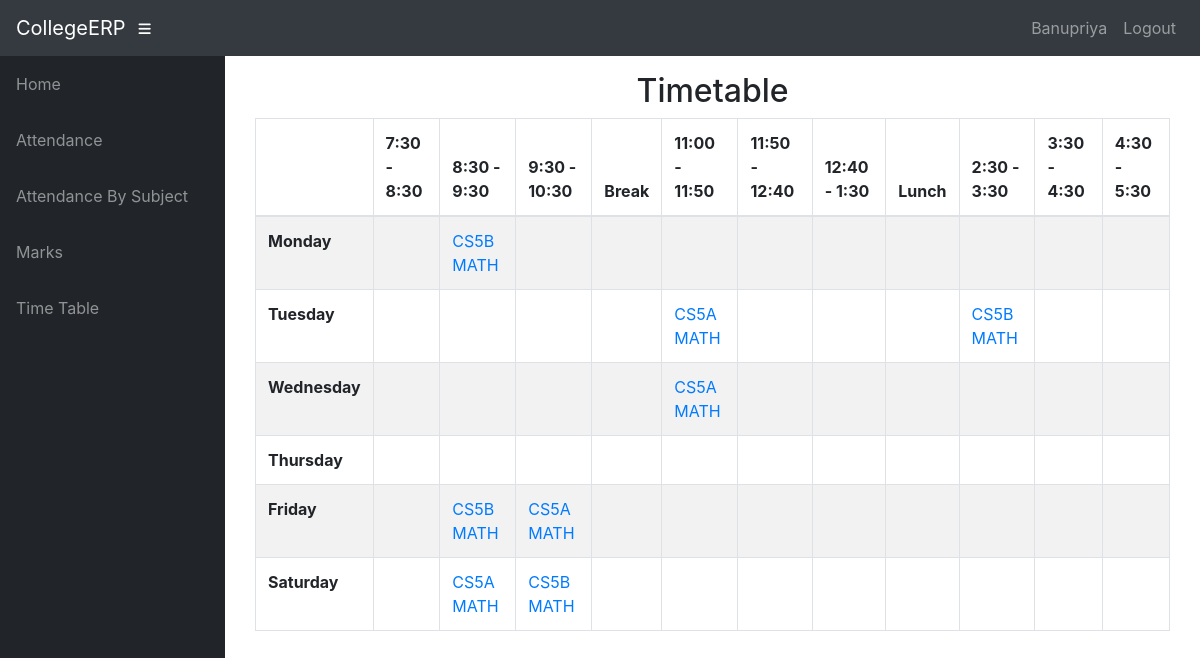
Page /teacher/MA01/t_timetable/ (signed in) on the committed database.
### info/models.py (models this page shows, shortened)
class User(AbstractUser):
    @property
    def is_student(self):
        if hasattr(self, 'student'):
            return True
        return False

class Student(models.Model):
    user = models.OneToOneField(User, on_delete=models.CASCADE, null=True)
    class_id = models.ForeignKey(Class, on_delete=models.CASCADE, default=1)
    USN = models.CharField(primary_key='True', max_length=100)
    name = models.CharField(max_length=200)
    sex = models.CharField(max_length=50, choices=sex_choice, default='Male')
    DOB = models.DateField(default='1998-01-01')

class AssignTime(models.Model):
    assign = models.ForeignKey(Assign, on_delete=models.CASCADE)
    period = models.CharField(max_length=50, choices=time_slots, default='11:00 - 11:50')
    day = models.CharField(max_length=15, choices=DAYS_OF_WEEK)

class Assign(models.Model):
    class_id = models.ForeignKey(Class, on_delete=models.CASCADE)
    course = models.ForeignKey(Course, on_delete=models.CASCADE)
    teacher = models.ForeignKey(Teacher, on_delete=models.CASCADE)
    class Meta:
        unique_together = (('course', 'class_id', 'teacher'),)

class Course(models.Model):
    dept = models.ForeignKey(Dept, on_delete=models.CASCADE)
    id = models.CharField(primary_key='True', max_length=50)
    name = models.CharField(max_length=50)
    shortname = models.CharField(max_length=50, default='X')

### info/views.py (the view)
# urls.py: path('teacher/<slug:teacher_id>/t_timetable/', views.t_timetable, name='t_timetable'),
@login_required()
def t_timetable(request, teacher_id):
    asst = AssignTime.objects.filter(assign__teacher_id=teacher_id)
    class_matrix = [[True for i in range(12)] for j in range(6)]
    for i, d in enumerate(DAYS_OF_WEEK):
        t = 0
        for j in range(12):
            if j == 0:
                class_matrix[i][0] = d[0]
                continue
            if j == 4 or j == 8:
                continue
            try:
                a = asst.get(period=time_slots[t][0], day=d[0])
                class_matrix[i][j] = a
            except AssignTime.DoesNotExist:
                pass
            t += 1
    context = {
        'class_matrix': class_matrix,
    }
    return render(request, 'info/t_timetable.html', context)

### info/templates/info/t_timetable.html
{% extends 'info/base.html' %}
    {% block content %}
    <div class="container">
        <div class="container">
            <div class="row">
                <div class="col-md-12">
                    <h2 class="text-center">
                        Timetable
                    </h2>
                </div>
                <div id="no-more-tables">
                     <div class="table-responsive">
                        <table class="col-sm-12 table table-bordered table-striped table- cf " id="dataTable" width="100%" cellspacing="0">
                            <thead class="cf">
                                <tr>
                                    <th>      </th>
                                    <th>7:30 - 8:30</th>
                                    <th>8:30 - 9:30</th>
                                    <th>9:30 - 10:30</th>
                                    <th>Break</th>
                                    <th>11:00 - 11:50</th>
                                    <th>11:50 - 12:40</th>
                                    <th>12:40 - 1:30</th>
                                    <th>Lunch</th>
                                    <th>2:30 - 3:30</th>
                                    <th>3:30 - 4:30</th>
                                    <th>4:30 - 5:30</th>
                                </tr>
                            </thead>
                            <tbody>
                                {% for i in class_matrix %}
                                <tr>
                                    {% for j in i %}
                                        {% if forloop.counter == 1 %}
                                            <td><b>{{ j }}</b></td>
                                        {% elif j == True %}
                                            <td></td>
                                        {% else %}
                                            <td><a href="{% url 'free_teachers' j.id %}"
                                                    onclick="window.open('{% url 'free_teachers' j.id %}',
                                                                         'newwindow',
                                                                         'width=600,height=400');
                                                              return false;">{{ j.assign.class_id_id }} {{ j.assign.course.shortname }}</a>
                                            </td>
                                        {% endif %}
                                    {% endfor %}
                                </tr>
                                {% endfor %}
                            </tbody>
                        </table>
                     </div>
                </div>
            </div>
        </div>
    </div>
    {% endblock %}

### info/templates/info/base.html (shortened to what this page needs)
<!DOCTYPE html>
<html lang="en">
  <head>
      {% load static %}
    <link href="{% static '/info/bootstrap/vendor/bootstrap/css/bootstrap.min.css' %}" rel="stylesheet">
    <link href="{% static '/info/bootstrap/vendor/fontawesome-free/css/all.min.css' %}" rel="stylesheet" type="text/css">
    <link href="{% static '/info/bootstrap/vendor/datatables/dataTables.bootstrap4.css' %}" rel="stylesheet">
    <link href="{% static '/info/bootstrap/css/sb-admin.css' %}" rel="stylesheet">
  </head>
  <body id="page-top">
    <nav class="navbar navbar-expand navbar-dark bg-dark static-top">
      <a class="navbar-brand mr-1" href="{% url 'index' %}">CollegeERP</a>
      <button class="btn btn-link btn-sm text-white order-1 order-sm-0" id="sidebarToggle" href="#">
        <i class="fas fa-bars"></i>
      </button>
        <div class="collapse navbar-collapse" id="navbarResponsive">
          <ul class="navbar-nav ml-auto">
            <li class="nav-item">
                {% if request.user.is_student %}
                    <a class="nav-link text-capitalize">{{ request.user.student.name }}</a>
                {% elif request.user.is_teacher %}
                    <a class="nav-link text-capitalize">{{ request.user.teacher.name }}</a>
                {% endif %}
            </li>
            <li class="nav-item">
                <a class="nav-link" href="#" data-toggle="modal" data-target="#logoutModal">Logout</a>
            </li>
          </ul>
        </div>
    </nav>
    <div id="wrapper">
      <ul class="sidebar navbar-nav">
            <li class="nav-item">
              <a class="nav-link" href="{% url 'index' %}">
                <span>Home</span>
              </a>
            </li>
        {% if request.user.is_student %}
            <li class="nav-item">
              <a class="nav-link" href="{% url 'attendance' request.user.student.USN %}">
                <span>Attendance</span>
              </a>
            </li>
            <li class="nav-item">
              <a class="nav-link" href="{% url 'attendance' request.user.student.USN %}">
                <span>Attendance By Subject</span>
              </a>
            </li>
            <li class="nav-item">
              <a class="nav-link" href="{% url 'marks_list' request.user.student.USN %}">
                <span>Marks</span>
              </a>
            </li>
              <li class="nav-item">
              <a class="nav-link" href="{% url 'timetable' request.user.student.class_id_id %}">
                <span>Time Table</span>
              </a>
            </li>
        {% endif %}
      </ul>
      <div id="content-wrapper">
        <div class="container-fluid">
            {% block content %}
            {% endblock %}
        </div>
      </div>
    </div>
  </body>
</html>

### rows in the picture
User: user.student.name "Banupriya"
AssignTime: i "Monday", assign.class_id_id "CS5B", assign.course.shortname "MATH"
AssignTime: i "Tuesday", assign.class_id_id "CS5A", assign.course.shortname "MATH"
AssignTime: assign.class_id_id "CS5B", assign.course.shortname "MATH"
AssignTime: i "Wednesday", assign.class_id_id "CS5A", assign.course.shortname "MATH"
AssignTime: i "Friday", assign.class_id_id "CS5B", assign.course.shortname "MATH"
AssignTime: assign.class_id_id "CS5A", assign.course.shortname "MATH"
AssignTime: i "Saturday", assign.class_id_id "CS5A", assign.course.shortname "MATH"
AssignTime: assign.class_id_id "CS5B", assign.course.shortname "MATH"

### other values in the picture
{{ j }} "Thursday"
